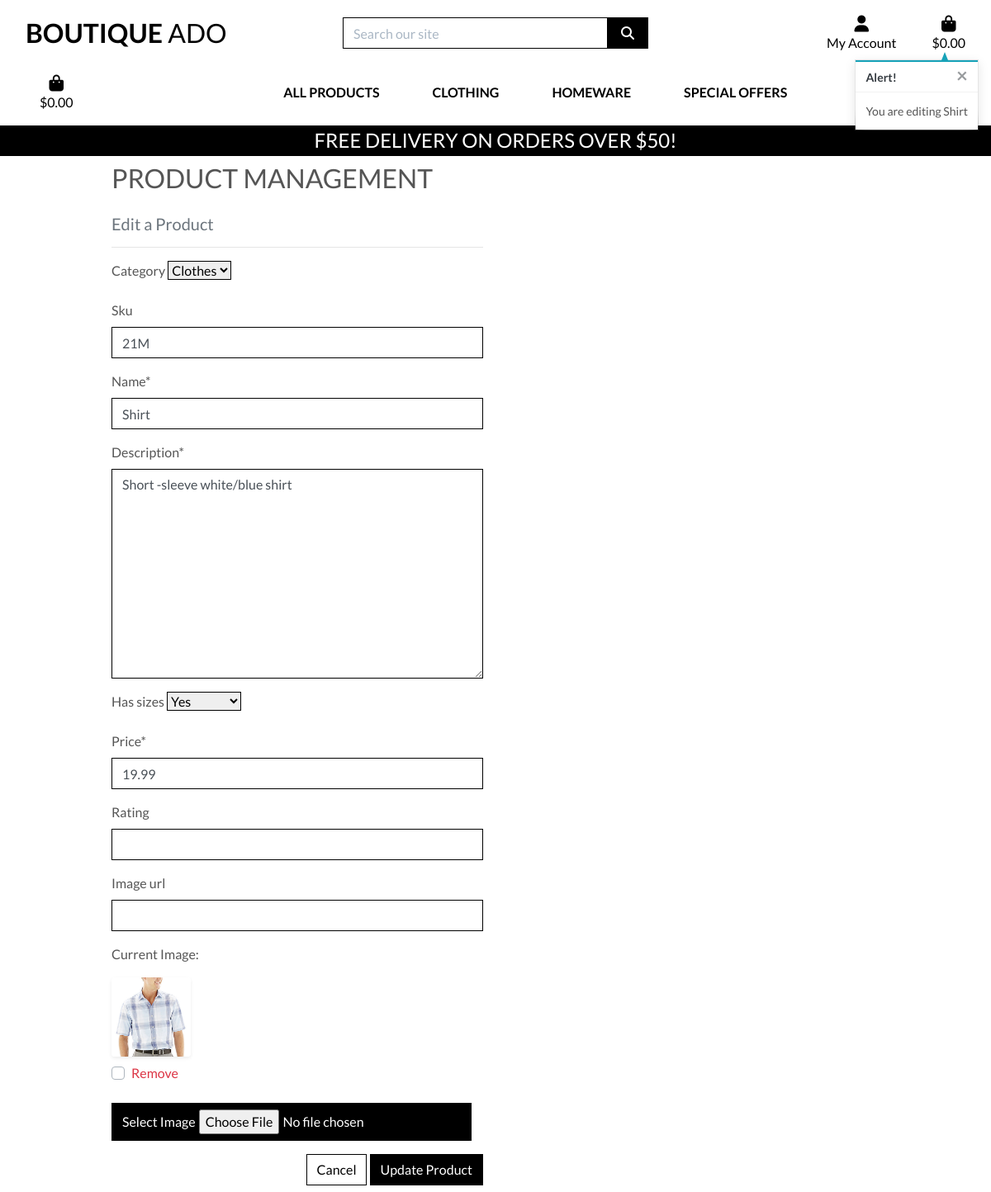
Page /products/edit/1/ (signed in) on the committed database.
### products/models.py (models this page shows, shortened)
class Product(models.Model):
    category = models.ForeignKey('Category', null=True, blank=True, on_delete=models.SET_NULL)
    sku = models.CharField(max_length=254, null=True, blank=True)
    name = models.CharField(max_length=254)
    description = models.TextField()
    has_sizes = models.BooleanField(default=False, null=True, blank=True)
    price = models.DecimalField(max_digits=6, decimal_places=2)
    rating = models.DecimalField(max_digits=6, decimal_places=2, null=True, blank=True)
    image_url = models.URLField(max_length=1024, null=True, blank=True)
    image = models.ImageField(null=True, blank=True)

### products/views.py (the view)
# urls.py: path('edit/<int:product_id>/', views.edit_product, name='edit_product'),
@login_required
def edit_product(request, product_id):
    if not request.user.is_superuser:
        messages.error(request, 'Sorry, only store owners can do that.')
        return redirect(reverse('home'))
    product = get_object_or_404(Product, pk=product_id)
    if request.method == 'POST':
        form = ProductForm(request.POST, request.FILES, instance=product)
        if form.is_valid():
            form.save()
            messages.success(request, 'Successfully updated product!')
            return redirect(reverse('product_detail', args=[product.id]))
        else:
            messages.error(request, 'Failed to update product. Please ensure the form is valid.')
    else:
        form = ProductForm(instance=product)
        messages.info(request, f'You are editing {product.name}')
    template = 'products/edit_product.html'
    context = {
        'form': form,
        'product': product,
    }
    return render(request, template, context)

### products/forms.py
class ProductForm(forms.ModelForm):
    class Meta:
        model = Product
        fields = '__all__'
    image = forms.ImageField(label='Image', required=False, widget=CustomClearableFileInput)
    def __init__(self, *args, **kwargs):
        super().__init__(*args, **kwargs)
        categories = Category.objects.all()
        friendly_names = [(c.id, c.get_friendly_name()) for c in categories]
        self.fields['category'].choices = friendly_names
        for field_name, field in self.fields.items():
            field.widget.attrs['class'] = 'border-black rounded-0'

### bag/contexts.py (called while the page is built, shortened)
def bag_contents(request):
    bag_items = []
    total = 0
    product_count = 0
    bag = request.session.get('bag', {})
    if total < settings.FREE_DELIVERY_THRESHOLD:
        delivery = total * Decimal(settings.STANDARD_DELIVERY_PERCENTAGE / 100)
        free_delivery_delta = settings.FREE_DELIVERY_THRESHOLD - total
    else:
        delivery = 0
        free_delivery_delta = 0
    grand_total = delivery + total
    context = {
        'bag_items': bag_items,
        'total': total,
        'product_count': product_count,
        'delivery': delivery,
        'free_delivery_delta': free_delivery_delta,
        'free_delivery_threshold': settings.FREE_DELIVERY_THRESHOLD,
        'grand_total': grand_total,
    }
    return context

### products/models.py (called while the page is built)
    def get_friendly_name(self):
        return self.friendly_name

### products/templates/products/edit_product.html (shortened to what this page needs)
{% extends "base.html" %}
{% load static %}
{% block page_header %}
    <div class="container header-container">
    </div>
{% endblock %}
{% block content %}
    <div class="overlay"></div>
    <div class="container">
        <div class="row">
            <div class="col-12 col-md-6">
                <h2 class="logo-font mb-4">Product Management</h2>
                <h5 class="text-muted">Edit a Product</h5>
                <hr>
            </div>
        </div>
        <div class="row">
            <div class="col-12 col-md-6">
                <form method="POST" action="{% url 'edit_product' product.id %}" class="form mb-2" enctype="multipart/form-data">
                    {% for field in form %}
                        {% if field.name != 'image' %}
                            {{ field | as_crispy_field }}
                        {% else %}
                            {{ field }}
                        {% endif %}
                    {% endfor %}
                    <div class="text-right">
                        <a class="btn btn-outline-black rounded-0" href="{% url 'products' %}">Cancel</a>
                        <button class="btn btn-black rounded-0" type="submit">Update Product</button>
                    </div>
                </form>
            </div>
        </div>
    </div>
{% endblock %}

### static/css/base.css (style rules this page uses)
html { height: 100%; }
body { background: url('/media/homepage_background_cropped.jpg') no-repeat center center fixed; background-size: cover; height: calc(100vh - 164px); color: #555; font-family: 'Lato'; }
.logo-font { text-transform: uppercase; }
.btn-black { background: black; color: white; }
.btn-outline-black { background: white; color: black !important; border: 1px solid black; }
.border-black { border: 1px solid black !important; }
.overlay { height: 100%; width: 100%; top: 0; left: 0; position: fixed; background: white; z-index: -1; }
@media (min-width: 1200px) { .container { max-width: 80%; } }
@media (min-width: 992px) { .header-container { padding-top: 164px; } }

### rows in the picture
Product: category "Clothes" "21M" "Shirt" "Short -sleeve white/blue shirt" "Yes" "19.99"

### other values in the picture
{{ free_delivery_threshold }} "50"
{{ message }} "You are editing Shirt"
{{ widget.initial_text }} "Current Image"
{{ widget.clear_checkbox_label }} "Remove"
